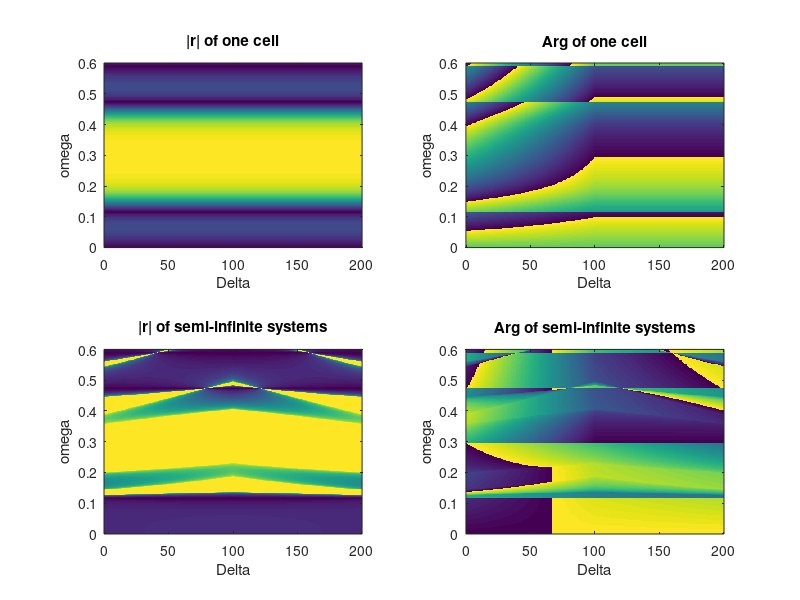

Reproduce this figure in MATLAB.
%model D,Dr.Li 's paper + 2 column
% This program could simulate the paper of Li and Zww
clc,clear
%paramaters
L=100;D=2*L;h0=L/2;
Delta=0:001:D;%The length of l_0 to the left end of A
delta=100;
ne=3.2;%temp
ne1=1;%slab A
ne2=2;%slab B
h1=100;h2=100;
c=3e8;
w=0:0.001:0.6;
k=w*1e7*ne/c;
k1=w*1e7*ne1/c;
k2=w*1e7*ne2/c;
Z0=1;% todo
Tc1=1+1j*tan(k*h0)/2;Tc2=1j*tan(k*h0)/2;Tc3=-1j*tan(k*h0)/2;Tc4=1-1j*tan(k*h0)/2;
P=[1,1;1/Z0,-1/Z0];
num1=length(w);
num2=length(Delta);
r=zeros(num2,num1);Arg=zeros(num2,num1);
r1=zeros(num2,num1);Arg1=zeros(num2,num1);
parfor n=1:num1%omega
    for m=1:num2%Delta
        Tc=[Tc1(n),Tc2(n);Tc3(n),Tc4(n)];
        T0=[exp(1j*k(n)*delta),0;0,exp(-1j*k(n)*delta)];
        Tc0=Tc*T0*Tc;
        if m<(h1-delta)/D*num2
            T_A1=[exp(1j*k1(n)*Delta(m)),0;0,exp(-1j*k1(n)*Delta(m))];
            T_A3=[exp(1j*k1(n)*(h1-Delta(m)-delta)),0;0,exp(-1j*k1(n)*(h1-Delta(m)-delta))];
            T_B1=[exp(1j*k2(n)*h2),0;0,exp(-1j*k2(n)*h2)];
            T=T_A1*Tc0*T_A3*T_B1;
        elseif m>=(h1-delta)/D*num2 && m<h1/D*num2
            T_A1=[exp(1j*k1(n)*Delta(m)),0;0,exp(-1j*k1(n)*Delta(m))];
            T_B2=[exp(1j*k2(n)*(D-delta-Delta(m))),0;0,exp(-1j*k2(n)*(D-delta-Delta(m)))];
            T=T_A1*Tc0*T_B2;
        elseif m>=h1/D*num2 && m<(D-delta)/D*num2
            T_A1=[exp(1j*k1(n)*h1),0;0,exp(-1j*k1(n)*h1)];
            T_B1=[exp(1j*k2(n)*(Delta(m)-h1)),0;0,exp(-1j*k2(n)*(Delta(m)-h1))];
            T_B3=[exp(1j*k2(n)*(D-delta-Delta(m))),0;0,exp(-1j*k2(n)*(D-delta-Delta(m)))];
            T=T_A1*T_B1*Tc0*T_B3;
        else
            T_A1=[exp(1j*k1(n)*(delta-D+Delta(m))),0;0,exp(-1j*k1(n)*(delta-D+Delta(m)))];
            T_A2=[exp(1j*k1(n)*(h1-delta+D-Delta(m))),0;0,exp(-1j*k1(n)*(h1-delta+D-Delta(m)))];
            T_B1=[exp(1j*k2(n)*(h2-D+Delta(m))),0;0,exp(-1j*k2(n)*(h2-D+Delta(m)))];
            T_B2=[exp(1j*k2(n)*(D-Delta(m))),0;0,exp(-1j*k2(n)*(D-Delta(m)))];
            %T=T_A1*Tc*T_A2*T_B1*Tc*T_B2;
            T=T_A2*T_B1*Tc0;
        end
        M=P*T*P^-1;
        Z=(M(1,1)-M(2,2)-sqrt((M(1,1)-M(2,2))^2+4*M(2,1)*M(1,2)))/(2*M(2,1));
        if real(Z)>0
            Z=(M(1,1)-M(2,2)-sqrt((M(1,1)-M(2,2))^2+4*M(2,1)*M(1,2)))/(2*M(2,1));
        else
            Z=(M(1,1)-M(2,2)+sqrt((M(1,1)-M(2,2))^2+4*M(2,1)*M(1,2)))/(2*M(2,1));
        end
        r1(m,n)=abs((Z-Z0)/(Z+Z0));
        Arg1(m,n)=angle((Z-Z0)/(Z+Z0));
%         if Arg1(m,n)<-pi+0.001&&Arg1(m,n)>-pi-0.001
%             Arg1(m,n)=pi;
%         end
        r(m,n)=abs(-T(2,1)./T(2,2));
        Arg(m,n)=angle(-T(2,1)./T(2,2));
    end
end
subplot(2,2,1)
imagesc(w,Delta,r);
title("|r| of one cell")
view([-90 90]);
box('on');
axis('ij');
xlabel("\omega");ylabel("\Delta");
subplot(2,2,2)
imagesc(w,Delta,Arg);
title("Arg of one cell")
view([-90 90]);
box('on');
axis('ij');
xlabel("\omega");ylabel("\Delta");
subplot(2,2,3)
imagesc(w,Delta,r1);
title("|r| of semi-infinite systems")
view([-90 90]);
box('on');
axis('ij');
xlabel("\omega");ylabel("\Delta");
subplot(2,2,4)
imagesc(w,Delta,Arg1);
title("Arg of semi-infinite systems")
view([-90 90]);
box('on');
axis('ij');
xlabel("\omega");ylabel("\Delta");